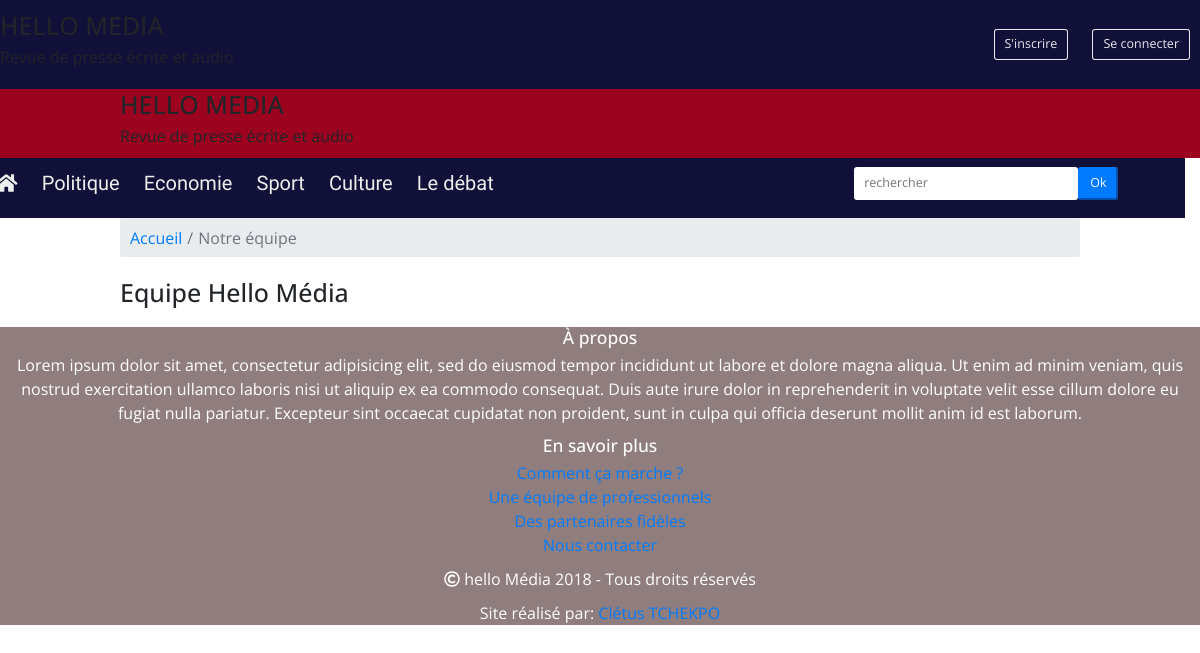
The app's page /notre-equipe, older data.
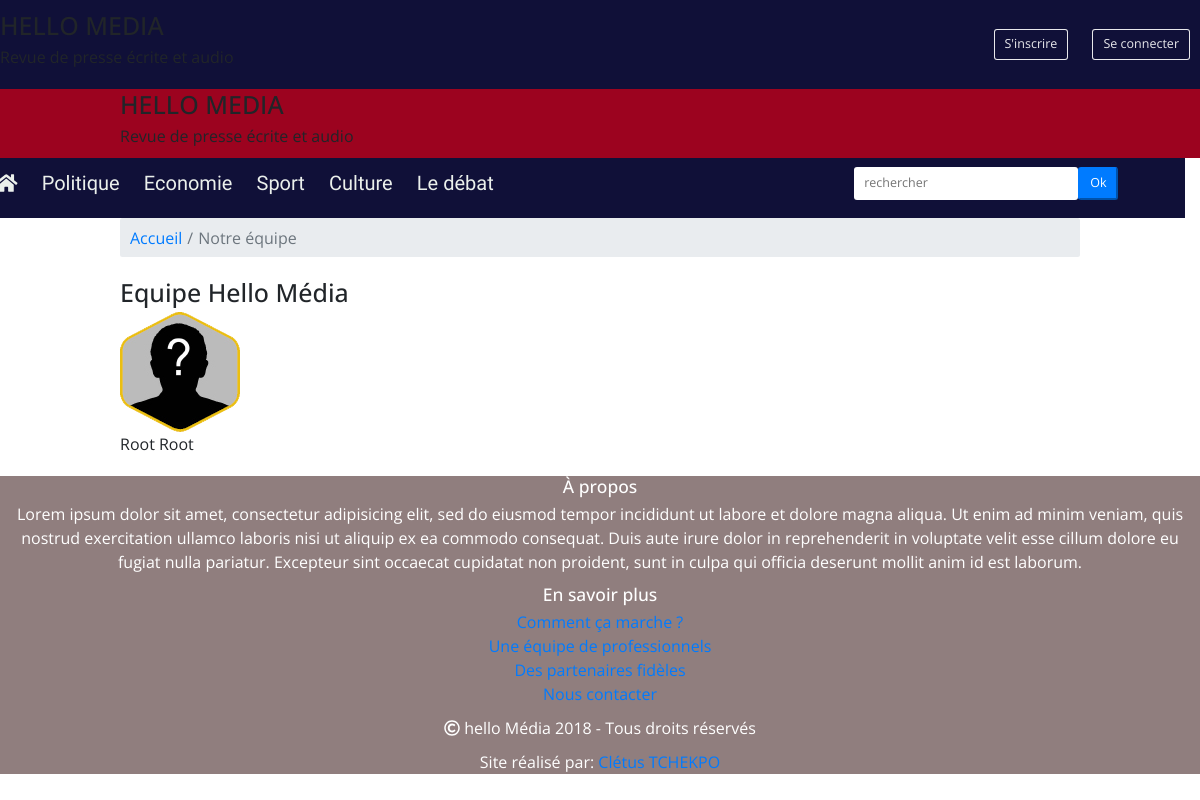
The same page, newer data.
### tables this page shows
CREATE TABLE `users` (
  `userId` int(11) NOT NULL,
  `userFirstName` varchar(100) NOT NULL,
  `userLastName` varchar(100) NOT NULL,
  `userLogin` varchar(100) NOT NULL,
  `userEmail` varchar(100) NOT NULL,
  `userPassword` varchar(255) NOT NULL,
  `userAvatar` varchar(100) NOT NULL DEFAULT 'default.png',
  `role` varchar(100) NOT NULL DEFAULT 'user',
  `created_at` datetime NOT NULL DEFAULT CURRENT_TIMESTAMP,
  `country` varchar(100) NOT NULL
);

### apprdp/controllers/Home.php (called while the page is built, shortened)
<?php
class Home extends CI_Controller
{
	public function team()
	{
		$teams = $this->users_model->getUser('users', array('role' => 'team'))->result();
		$data = array(
			"headerTitle" => "Notre équipe",
			"teams" => $teams
		);
		if (isset($_SESSION[ 'userData' ]))
		{
			$this->load->view('templates/headerLogged.php', $data);
		}
		else
		{
			$this->load->view('templates/header.php', $data);
		}
		$this->load->view('templates/teamView.php', $data);
		$this->load->view('templates/footer.php');
	}
}

### index.php (called while the page is built, shortened)
<?php
require_once BASEPATH.'core/CodeIgniter.php';

### apprdp/models/Users_model.php (called while the page is built, shortened)
<?php
class Users_model extends CI_Model {
		public function getUser(string $table, $where)
		{
			return $this->db->get_where($table, $where);
		}
}

### apprdp/views/templates/teamView.php (the view, shortened to what this page needs)
<div class="content">
	<nav class="breadcrumb-nav" aria-label="breadcrumb">
		<ol class="breadcrumb">
			<li class="breadcrumb-item"><a href="<?= base_url('/') ?>">Accueil</a></li>
			<li class="breadcrumb-item active" aria-current="page">Notre équipe</li>
		</ol>
	</nav>
	<main class="main">
		<div class="team">
			<h1>Equipe Hello Média</h1>
			<?php foreach ($teams as $row): ?>
				<div class="member">
					<img src="/myProjet/webroot/images/usersAvatar/<?= $row->userAvatar ?>" alt="avatar">
					<p><?= $row->userFirstName . ' ' . $row->userLastName ?></p>
				</div>
			<?php endforeach; ?>
		</div>
	</main>
</div>

### apprdp/views/templates/header.php (shortened to what this page needs)
<!doctype html>
<html>
<head>
	<link rel="stylesheet" href="https://maxcdn.bootstrapcdn.com/bootstrap/4.0.0-beta.2/css/bootstrap.min.css"/>
	<link rel="stylesheet" href="https://cdnjs.cloudflare.com/ajax/libs/jqueryui/1.12.1/jquery-ui.min.css" />
	<link rel="stylesheet" href="https://cdnjs.cloudflare.com/ajax/libs/normalize/3.0.3/normalize.min.css" />
	<link rel="stylesheet" href="/myProjet/webroot/css/style.css"/><?php  ?>
</head>
<body>
	<header>
		<div class="topBar">
			<div class="titleAndSubtitlePc">
				<h1>HELLO MEDIA</h1>
				<p class="subTitle">Revue de presse écrite et audio</p>
			</div>
			<div class="buttons">
				<a href=<?= base_url('inscription/formulaire'); ?> class="btn btn-lg">S'inscrire</a>
				<a href=<?= base_url('connexion/formulaire'); ?> class="btn btn-lg">Se connecter</a>
			</div>
		</div>
		<div class="title_and_nav">
			<div class="titleAndSubtitleMobile content">
				<h1>HELLO MEDIA</h1>
				<p class="subTitle">Revue de presse écrite et audio</p>
			</div>
			<div class="navParent ">
				<nav class="nav-pc row">
					<ul>
						<li class="">
							<a class="" href="<?= base_url('/') ?>"><i class="fa fa-home" aria-hidden="true"></i></a>
						</li>
						<li class="">
							<a class="" href="<?= base_url('politique') ?>">Politique</a>
						</li>
						<li class="">
							<a class="" href="<?= base_url('economie') ?>">Economie</a>
						</li>
						<li class="">
							<a class="" href="<?= base_url('sport') ?>" >Sport</a>
						</li>
						<li class="">
							<a class="" href="<?= base_url('culture') ?>">Culture</a>
						</li>
						<li class="">
							<a class="" href="<?= base_url('debat') ?>">Le débat</a>
						</li>
					</ul>
					<form class="search input-group mb-3" action="">
						<div class="input-group-append btn-search">
							<input class="form-control-lg search-input" type="text" placeholder="rechercher">
							<input class="btn-primary btn-lg  submit" type="submit" value="Ok" name="button">
						</div>
					</form>
				</nav>
			</div>
		</div>
	</header>

### apprdp/views/templates/footer.php (shortened to what this page needs)
		<footer>
			<div class="a-propos">
				<h3>À propos</h3>
				<p>
					Lorem ipsum dolor sit amet, consectetur adipisicing elit, sed do eiusmod tempor incididunt ut labore et dolore magna aliqua. Ut enim ad minim veniam, quis nostrud exercitation ullamco laboris nisi ut aliquip ex ea commodo consequat. Duis aute irure dolor in reprehenderit in voluptate velit esse cillum dolore eu fugiat nulla pariatur. Excepteur sint occaecat cupidatat non proident, sunt in culpa qui officia deserunt mollit anim id est laborum.
				</p>
			</div>
			<div class="nav-footer">
				<h3>En savoir plus</h3>
				<ul>
					<li>
						<a href="<?= base_url('comment-ca-marche') ?>">Comment ça marche ?</a>
					</li>
					<li>
						<a href="<?= base_url('notre-equipe') ?>">Une équipe de professionnels</a>
					</li>
					<li>
						<a href="<?= base_url('nos-partenaires') ?>">Des partenaires fidèles</a>
					</li>
					<li>
						<a href="<?= base_url('nous-contacter') ?>">Nous contacter</a>
					</li>
				</ul>
			</div>
			<div class="copyright">
				<p><i class="far fa-copyright"></i> hello Média 2018 - Tous droits réservés</p>
				<p>Site réalisé par: <a href="http://www.cletus-tchekpo.com/" target="blank">Clétus TCHEKPO</p>
			</div>
		</footer>
	</body>
</html>

### webroot/css/style.css (style rules this page uses)
html { font-size:62.5% }
* { box-sizing:border-box }
img { max-width:100% }
ul { padding:0 }
body { font-family:"Open Sans",sans-serif;font-size:1.6rem }
.content { width:80%;margin:auto }
header { position:relative;background-color:#9c031f }
header .topBar { background-color:#101038;display:flex;justify-content:space-between;align-items:center;padding:1rem 0 }
header .topBar .buttons>a { margin:0 1rem;background-color:#101038;color:rgba(255,255,255,0.9);border:1px solid rgba(255,255,255,0.9) }
header .navParent { text-align:center;background-color:#fff }
header .navParent .nav-pc { display:none }
header .navParent .search { display:none }
.main { margin:2rem 0 }
footer { background-color:#907e7e;color:#fff;text-align:center }
@media screen and (min-width: 800px) { header .navParent .nav-pc { display:block;width:100%;text-align:left;background-color:#101038 } }
@media screen and (min-width: 800px) { header .navParent .nav-pc ul { position:static;width:70%;list-style:none;text-align:left;display:inline-block;z-index:0 } }
@media screen and (min-width: 800px) { header .navParent .nav-pc ul li { display:inline-block;border:none } }
@media screen and (min-width: 800px) { header .navParent .nav-pc ul li a { font-family:"Rajdhani",sans-serif;font-size:2rem;color:#EBF0EC;text-decoration:none;padding:1rem;display:inline-block;vertical-align:middle;width:100% } }
@media screen and (min-width: 800px) { header .navParent .search { padding-left:2rem;display:inline-block;width:25% } }
@media screen and (min-width: 800px) { header .navParent .search div { margin-top:.2rem;margin-left:.5rem;width:100% } }
@media screen and (min-width: 800px) { header .navParent .search div .search-input { display:inline-block;vertical-align:middle;width:80%;border:none } }
@media screen and (min-width: 800px) { header .navParent .search div .submit { outline-width:0;display:inline-block;vertical-align:middle } }

Row changes from the older to the newer data that the page shows:
added users: userAvatar (placeholder picture), userFirstName "Root", userLastName "Root"
